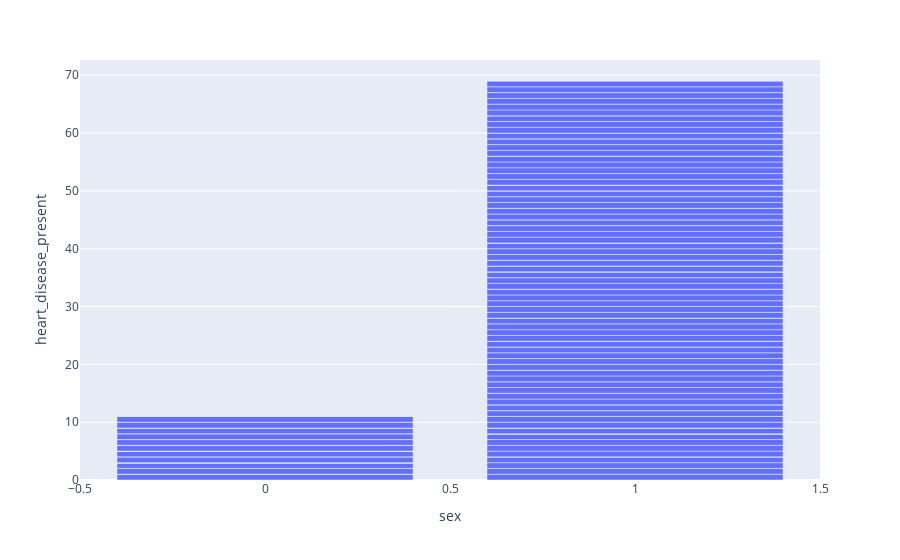

Notebook cell for this chart:
### Code cell
px.bar(df,df['sex'], df['heart_disease_present'])

### Figure 1 — Plotly figure (JSON) as saved in the notebook; plotly's stock layout.template omitted (floating-point values rounded to 4 significant figures; data arrays with more than 128 entries replaced by an {"elided": "..."} marker saying what was removed)
{"data": [{"alignmentgroup": "True", "hovertemplate": "sex=%{x}<br>heart_disease_present=%{y}<extra></extra>", "legendgroup": "", "marker": {"color": "#636efa", "pattern": {"shape": ""}}, "name": "", "offsetgroup": "", "orientation": "v", "showlegend": false, "textposition": "auto", "type": "bar", "x": {"elided": "180 int values"}, "xaxis": "x", "y": {"elided": "180 int values"}, "yaxis": "y"}], "layout": {"barmode": "relative", "legend": {"tracegroupgap": 0}, "margin": {"t": 60}, "xaxis": {"anchor": "y", "domain": [0, 1], "title": {"text": "sex"}}, "yaxis": {"anchor": "x", "domain": [0, 1], "title": {"text": "heart_disease_present"}}}}
